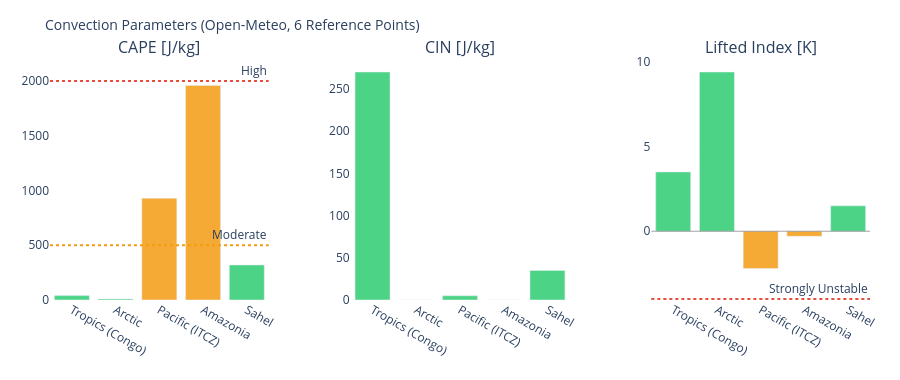

Notebook code cell kept with this figure:
### Markdown cell above
---
## 3. Visualizations

### Code cell
# ============================================================
# CAPE / CIN / LIFTED INDEX – Convection potential
# ============================================================

if not df_atm.empty:
    fig = make_subplots(
        rows=1, cols=3,
        subplot_titles=['CAPE [J/kg]', 'CIN [J/kg]', 'Lifted Index [K]'],
        horizontal_spacing=0.1
    )
    pts = df_atm['point'].tolist()
    pt_colors = ['#E85D24','#185FA5','#888780','#378ADD','#639922','#F2A623']

    # CAPE – höher = mehr Gewitterpotential
    cape_vals = df_atm['cape'].fillna(0).tolist()
    cape_colors = ['#e74c3c' if v > 2000 else '#f39c12' if v > 500 else '#2ecc71'
                   for v in cape_vals]
    fig.add_trace(go.Bar(x=pts, y=cape_vals, marker_color=cape_colors,
                         opacity=0.85, showlegend=False), row=1, col=1)
    fig.add_hline(y=2000, line_dash='dot', line_color='#e74c3c',
                  annotation_text='High', row=1, col=1)
    fig.add_hline(y=500,  line_dash='dot', line_color='#f39c12',
                  annotation_text='Moderate', row=1, col=1)

    # CIN – negativer = stärker gedeckelt (weniger Auslöse)
    cin_vals = df_atm['cin'].fillna(0).tolist()
    cin_colors = ['#e74c3c' if v < -200 else '#f39c12' if v < -50 else '#2ecc71'
                  for v in cin_vals]
    fig.add_trace(go.Bar(x=pts, y=cin_vals, marker_color=cin_colors,
                         opacity=0.85, showlegend=False), row=1, col=2)

    # Lifted Index – negativ = instabil
    li_vals = df_atm['li'].fillna(0).tolist()
    li_colors = ['#e74c3c' if v < -4 else '#f39c12' if v < 0 else '#2ecc71'
                 for v in li_vals]
    fig.add_trace(go.Bar(x=pts, y=li_vals, marker_color=li_colors,
                         opacity=0.85, showlegend=False), row=1, col=3)
    fig.add_hline(y=0, line_color='gray', line_width=0.7, row=1, col=3)
    fig.add_hline(y=-4, line_dash='dot', line_color='#e74c3c',
                  annotation_text='Strongly Unstable', row=1, col=3)

    fig.update_layout(
        title=dict(text='Convection Parameters (Open-Meteo, 6 Reference Points)', font=dict(size=14)),
        height=380, plot_bgcolor='rgba(0,0,0,0)', paper_bgcolor='rgba(0,0,0,0)',
        margin=dict(l=50, r=30, t=60, b=80)
    )
    fig.update_xaxes(tickangle=30)
    fig.show()

### Figure 1 — Plotly figure (JSON) as saved in the notebook; plotly's stock layout.template omitted (floating-point values rounded to 4 significant figures)
{"data": [{"marker": {"color": ["#2ecc71", "#2ecc71", "#f39c12", "#f39c12", "#2ecc71"]}, "opacity": 0.85, "showlegend": false, "type": "bar", "x": ["Tropics (Congo)", "Arctic", "Pacific (ITCZ)", "Amazonia", "Sahel"], "xaxis": "x", "y": [40.0, 10.0, 930.0, 1960.0, 320.0], "yaxis": "y"}, {"marker": {"color": ["#2ecc71", "#2ecc71", "#2ecc71", "#2ecc71", "#2ecc71"]}, "opacity": 0.85, "showlegend": false, "type": "bar", "x": ["Tropics (Congo)", "Arctic", "Pacific (ITCZ)", "Amazonia", "Sahel"], "xaxis": "x2", "y": [270.0, 0.0, 5.0, 0.0, 35.0], "yaxis": "y2"}, {"marker": {"color": ["#2ecc71", "#2ecc71", "#f39c12", "#f39c12", "#2ecc71"]}, "opacity": 0.85, "showlegend": false, "type": "bar", "x": ["Tropics (Congo)", "Arctic", "Pacific (ITCZ)", "Amazonia", "Sahel"], "xaxis": "x3", "y": [3.5, 9.4, -2.2, -0.3, 1.5], "yaxis": "y3"}], "layout": {"annotations": [{"font": {"size": 16}, "showarrow": false, "text": "CAPE [J/kg]", "x": 0.1333, "xanchor": "center", "xref": "paper", "y": 1.0, "yanchor": "bottom", "yref": "paper"}, {"font": {"size": 16}, "showarrow": false, "text": "CIN [J/kg]", "x": 0.5, "xanchor": "center", "xref": "paper", "y": 1.0, "yanchor": "bottom", "yref": "paper"}, {"font": {"size": 16}, "showarrow": false, "text": "Lifted Index [K]", "x": 0.8667, "xanchor": "center", "xref": "paper", "y": 1.0, "yanchor": "bottom", "yref": "paper"}, {"showarrow": false, "text": "High", "x": 1, "xanchor": "right", "xref": "x domain", "y": 2000, "yanchor": "bottom", "yref": "y"}, {"showarrow": false, "text": "Moderate", "x": 1, "xanchor": "right", "xref": "x domain", "y": 500, "yanchor": "bottom", "yref": "y"}, {"showarrow": false, "text": "Strongly Unstable", "x": 1, "xanchor": "right", "xref": "x3 domain", "y": -4, "yanchor": "bottom", "yref": "y3"}], "height": 380, "margin": {"b": 80, "l": 50, "r": 30, "t": 60}, "paper_bgcolor": "rgba(0,0,0,0)", "plot_bgcolor": "rgba(0,0,0,0)", "shapes": [{"line": {"color": "#e74c3c", "dash": "dot"}, "type": "line", "x0": 0, "x1": 1, "xref": "x domain", "y0": 2000, "y1": 2000, "yref": "y"}, {"line": {"color": "#f39c12", "dash": "dot"}, "type": "line", "x0": 0, "x1": 1, "xref": "x domain", "y0": 500, "y1": 500, "yref": "y"}, {"line": {"color": "gray", "width": 0.7}, "type": "line", "x0": 0, "x1": 1, "xref": "x3 domain", "y0": 0, "y1": 0, "yref": "y3"}, {"line": {"color": "#e74c3c", "dash": "dot"}, "type": "line", "x0": 0, "x1": 1, "xref": "x3 domain", "y0": -4, "y1": -4, "yref": "y3"}], "title": {"font": {"size": 14}, "text": "Convection Parameters (Open-Meteo, 6 Reference Points)"}, "xaxis": {"anchor": "y", "domain": [0.0, 0.2667], "tickangle": 30}, "xaxis2": {"anchor": "y2", "domain": [0.3667, 0.6333], "tickangle": 30}, "xaxis3": {"anchor": "y3", "domain": [0.7333, 1.0], "tickangle": 30}, "yaxis": {"anchor": "x", "domain": [0.0, 1.0]}, "yaxis2": {"anchor": "x2", "domain": [0.0, 1.0]}, "yaxis3": {"anchor": "x3", "domain": [0.0, 1.0]}}}
